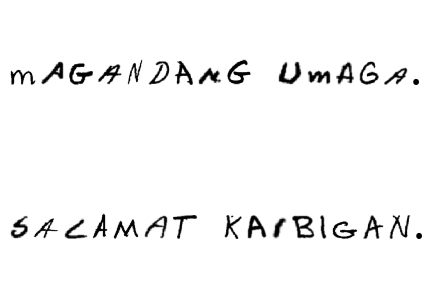
#> input picture examples/sample_handwriting.png, 444 x 284 px
$ python -i preprocess.py   (imports and definitions only)
#> lines starting #> are read from the running program, lines starting #| are printed output that depends on the picture; after the words box and inside, x2 and y2 are one past the last pixel; in counts of white or black regions, pixels touching at a corner belong together
#> further down, picture is the input picture: shape (284, 444); min 0, max 255, mean 246.4
"""Preprocessing for real photographs: perspective, ruled paper, and columns.

Everything in this module addresses a failure mode that only appears on a **photo**.
Composed test images are flat, level and unruled; a phone photo is none of those, and the
segmentation in :mod:`bern.handwriting` assumes all three. Each function states the defect
it removes and stays deliberately conservative: when a correction cannot be detected with
confidence it does nothing, because a wrong straightening is worse than a crooked page.

All functions take and return grayscale (or binary) arrays and have no side effects.
"""

from __future__ import annotations

import cv2
import numpy as np

#: Beyond this many degrees a rotation is a sideways photo, not a tilt.
MAX_DESKEW_DEGREES = 20.0


# [14 lines left out: function order_corners, not called in this run]


def correct_perspective(gray: np.ndarray, min_area_ratio: float = 0.25) -> tuple[np.ndarray, bool]:
    """Straighten a page photographed at an angle.

    A phone held over a notebook produces a quadrilateral, not a rectangle. The character
    normaliser rescales each glyph to a square, so a trapezoid stretch makes letters in one
    corner 30% taller than those in another — enough to lose the classifier.

    The page outline is found as the largest bright quadrilateral. The correction is applied
    only if that quadrilateral covers at least ``min_area_ratio`` of the frame, which rejects
    the common case of a photo where no page edge is visible.

    Returns:
        ``(image, corrected)``. ``corrected`` is False when no confident page outline was
        found and the input is returned untouched.
    """
#> called with min_area_ratio = 0.25
    if gray.ndim != 2:
        raise ValueError("correct_perspective expects a grayscale image")

    height, width = gray.shape
#> height = 284; width = 444
    # Blur hard: we want the page edge, not the handwriting near it.
    blurred = cv2.GaussianBlur(gray, (5, 5), 0)
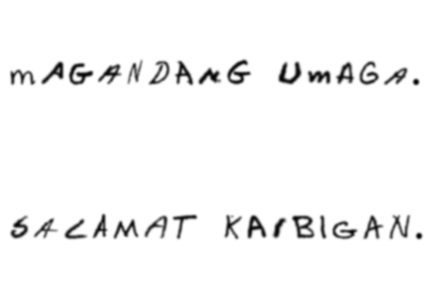
#> blurred: shape (284, 444); min 2, max 255, mean 246.4
    edges = cv2.Canny(blurred, 40, 120)
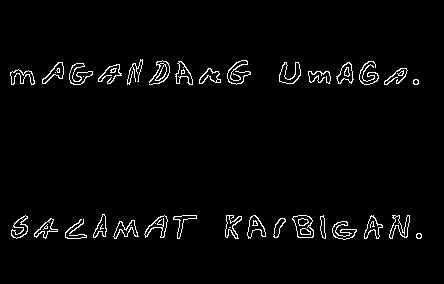
#> edges: shape (284, 444); 2.6% white in thin lines or dots, all inside (x1, y1, x2, y2) = (10, 59, 422, 240)
    edges = cv2.dilate(edges, np.ones((3, 3), np.uint8), iterations=2)
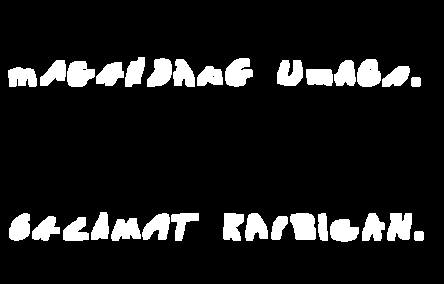
#> edges: shape (284, 444); 10.7% white; 31 white regions

    contours, _ = cv2.findContours(edges, cv2.RETR_EXTERNAL, cv2.CHAIN_APPROX_SIMPLE)
#> contours = 31 contours; largest, box (x1, y1, x2, y2) and area: (290, 213, 316, 240) 547, (225, 58, 253, 87) 544, (67, 61, 95, 87) 510, (387, 213, 412, 241) 507, (357, 59, 381, 87) 506
    if not contours:
        return gray, False

    frame_area = float(height * width)
#> frame_area = 126096
    for contour in sorted(contours, key=cv2.contourArea, reverse=True)[:5]:
        area = cv2.contourArea(contour)
        if area < frame_area * min_area_ratio:
            continue
        perimeter = cv2.arcLength(contour, True)
        for epsilon in (0.02, 0.03, 0.05):
            polygon = cv2.approxPolyDP(contour, epsilon * perimeter, True)
            if len(polygon) != 4:
                continue
            corners = order_corners(polygon)
            top_left, top_right, bottom_right, bottom_left = corners

            target_width = int(max(
                np.linalg.norm(bottom_right - bottom_left),
                np.linalg.norm(top_right - top_left),
            ))
            target_height = int(max(
                np.linalg.norm(top_right - bottom_right),
                np.linalg.norm(top_left - bottom_left),
            ))
            if target_width < 40 or target_height < 40:
                continue

            destination = np.float32([[0, 0], [target_width, 0],
                                      [target_width, target_height], [0, target_height]])
            matrix = cv2.getPerspectiveTransform(corners.astype(np.float32), destination)
            warped = cv2.warpPerspective(gray, matrix, (target_width, target_height),
                                         flags=cv2.INTER_LINEAR, borderValue=255)
            return warped, True
#> this loop made 5 passes
#> area on passes 1 to 5: 547, 544, 510, 507, 506.5

    return gray, False


# [145 lines left out: functions remove_ruled_lines, _count_lines, detect_columns, not called in this run]

>>> import cv2
>>> picture = cv2.imread('../examples/sample_handwriting.png', cv2.IMREAD_GRAYSCALE)
>>> result = correct_perspective(picture)
